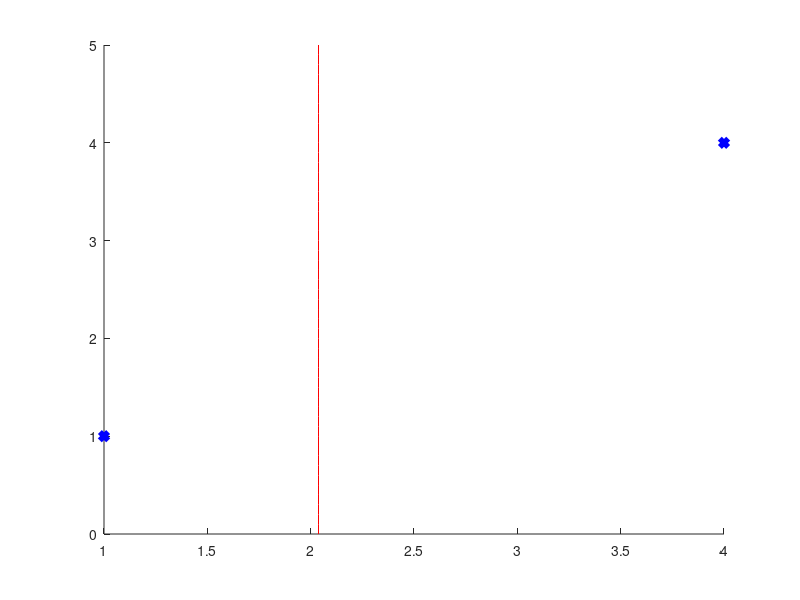

Write MATLAB code to recreate this figure.
means = [1 1;4 4];

boundsY = 0:1/10:5;
sizeBounds = size(boundsY);
numYvals = sizeBounds(2);

%for part 1
%xVals = (ones(1,numYvals))*2.5;

%for part 2
xVals = (ones(1,numYvals))*((15-2*log(4))/6);


figure
hold on;
plot(xVals,boundsY,'r-');
plot(means(:,1),means(:,2),'bx','LineWidth',4);
hold off;